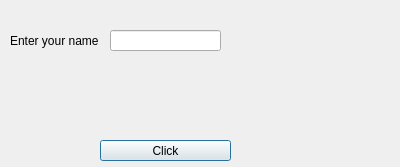
<?xml version="1.0" encoding="UTF-8"?>
<ui version="4.0">
 <class>Dialog</class>
 <widget class="QDialog" name="Dialog">
  <property name="geometry">
   <rect>
    <x>0</x>
    <y>0</y>
    <width>400</width>
    <height>167</height>
   </rect>
  </property>
  <property name="windowTitle">
   <string>Dialog</string>
  </property>
  <widget class="QLabel" name="label">
   <property name="geometry">
    <rect>
     <x>10</x>
     <y>31</y>
     <width>91</width>
     <height>20</height>
    </rect>
   </property>
   <property name="text">
    <string>Enter your name</string>
   </property>
  </widget>
  <widget class="QLabel" name="lb_kq">
   <property name="geometry">
    <rect>
     <x>30</x>
     <y>90</y>
     <width>351</width>
     <height>41</height>
    </rect>
   </property>
   <property name="font">
    <font>
     <pointsize>20</pointsize>
    </font>
   </property>
   <property name="text">
    <string/>
   </property>
  </widget>
  <widget class="QLineEdit" name="lineEdit">
   <property name="geometry">
    <rect>
     <x>110</x>
     <y>30</y>
     <width>111</width>
     <height>21</height>
    </rect>
   </property>
   <property name="text">
    <string/>
   </property>
  </widget>
  <widget class="QPushButton" name="btn_Hello">
   <property name="geometry">
    <rect>
     <x>100</x>
     <y>140</y>
     <width>131</width>
     <height>21</height>
    </rect>
   </property>
   <property name="text">
    <string>Click</string>
   </property>
  </widget>
 </widget>
 <resources/>
 <connections/>
</ui>
